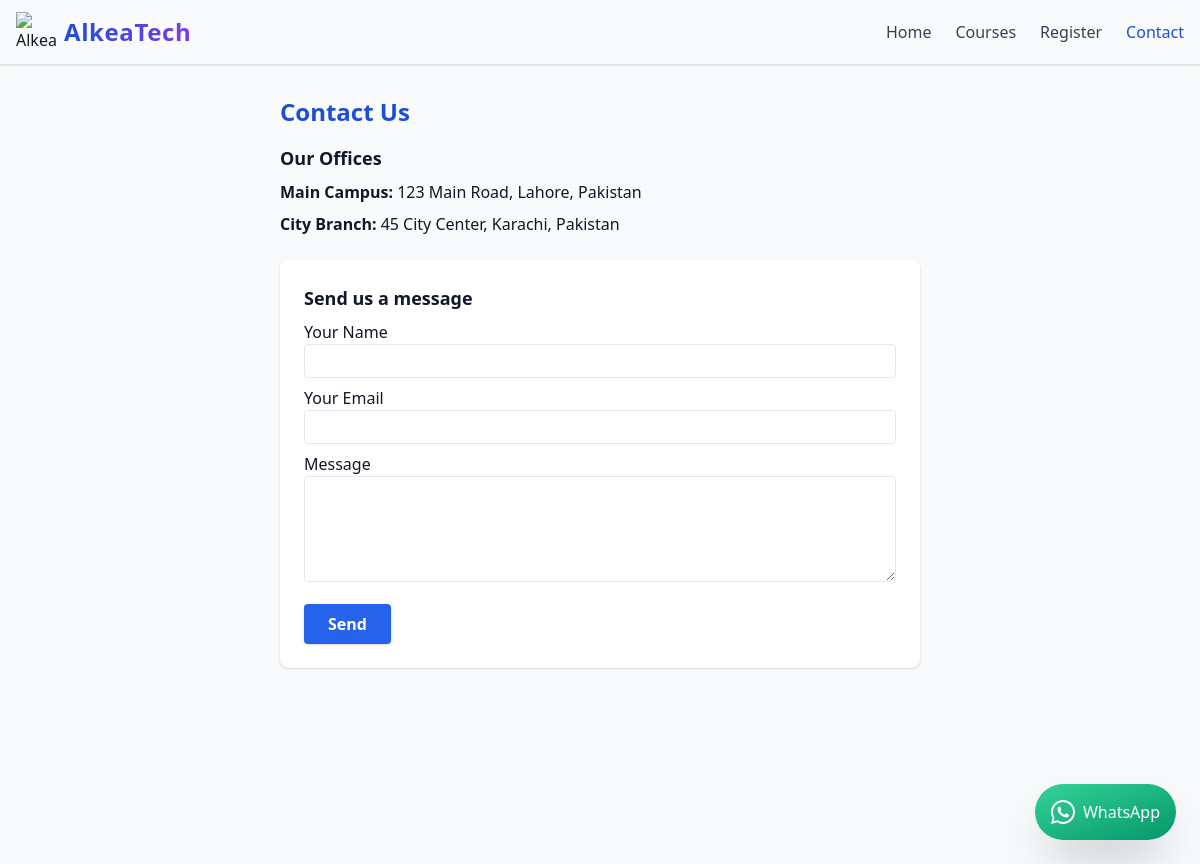
Page /contact/ on the committed database.
### core/models.py (models this page shows, shortened)
class Office(models.Model):
    name = models.CharField(max_length=100)
    address = models.CharField(max_length=255)

### core/views.py (the view, shortened to what this page needs)
# urls.py: path('contact/', contact, name='contact'),
def contact(request):
    offices = list(Office.objects.all())
    if not offices:
        offices = [
            Office(id=1, name="Main Campus", address="123 Main Road, Lahore, Pakistan"),
            Office(id=2, name="City Branch", address="45 City Center, Karachi, Pakistan"),
        ]
    return render(request, "core/contact.html", {"offices": offices})

### core/templates/core/contact.html (shortened to what this page needs)
{% extends 'core/base.html' %}
{% load static %}
{% block body_class %}bg-gray-50 text-gray-900{% endblock %}
{% block nav_links %}
<a href="/" class="text-gray-700 hover:text-blue-700 font-medium">Home</a>
<a href="/courses/" class="text-gray-700 hover:text-blue-700 font-medium">Courses</a>
<a href="/register/" class="text-gray-700 hover:text-blue-700 font-medium">Register</a>
<a href="/contact/" class="text-blue-700 font-medium">Contact</a>
{% endblock %}
{% block main_class %}max-w-2xl mx-auto px-4 py-8 min-h-screen{% endblock %}
{% block content %}
    <h2 class="text-2xl font-bold text-blue-700 mb-4">Contact Us</h2>
    <div class="mb-6">
        <h3 class="text-lg font-semibold mb-2">Our Offices</h3>
        <ul>
            {% for office in offices %}
            <li class="mb-2"><span class="font-semibold">{{ office.name }}:</span> {{ office.address }}</li>
            {% endfor %}
        </ul>
    </div>
    <div class="bg-white rounded-lg shadow p-6">
        <h3 class="text-lg font-semibold mb-2">Send us a message</h3>
        <form method="post">
            <div class="mb-2">
                <label class="block font-medium">Your Name</label>
                <input type="text" name="name" class="w-full border rounded px-2 py-1"/>
            </div>
            <div class="mb-2">
                <label class="block font-medium">Your Email</label>
                <input type="email" name="email" class="w-full border rounded px-2 py-1"/>
            </div>
            <div class="mb-2">
                <label class="block font-medium">Message</label>
                <textarea name="message" class="w-full border rounded px-2 py-1" rows="4"></textarea>
            </div>
            <button type="submit" class="bg-blue-600 text-white px-6 py-2 rounded shadow hover:bg-blue-700 font-semibold mt-2">Send</button>
        </form>
    </div>
{% endblock %}

### rows in the picture
Office: name "Main Campus", address "123 Main Road, Lahore, Pakistan"
Office: name "City Branch", address "45 City Center, Karachi, Pakistan"
